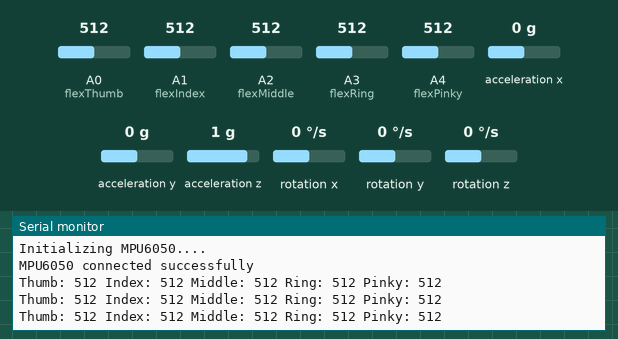
This sketch was run on a simulated Arduino Uno, built with avr-gcc and run on an emulated ATmega328P. On the bench: the last lines printed to the serial monitor. The test bench sets the inputs (shaded band); at power-on: A0 (flexThumb) = 512, A1 (flexIndex) = 512, A2 (flexMiddle) = 512, A3 (flexRing) = 512, A4 (flexPinky) = 512, acceleration x 0 g, acceleration y 0 g, acceleration z 1 g, rotation x 0 °/s, rotation y 0 °/s, rotation z 0 °/s.

Above: at 1.2 s.
1.3 s: A0 (flexThumb) set to 610
At 1.9 s:
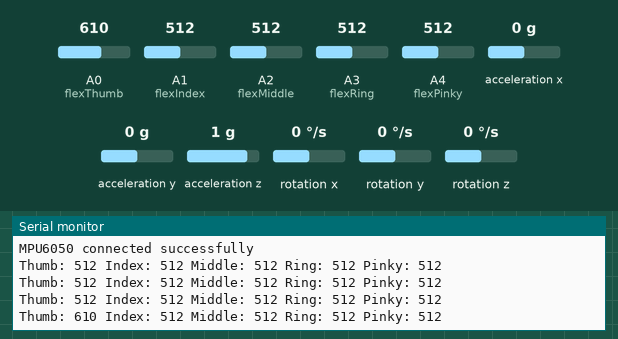
2.8 s: A1 (flexIndex) set to 610
At 3.5 s:
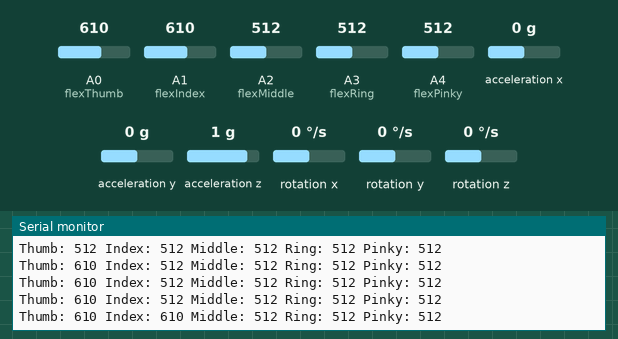
4.3 s: A2 (flexMiddle) set to 610
At 5.0 s:
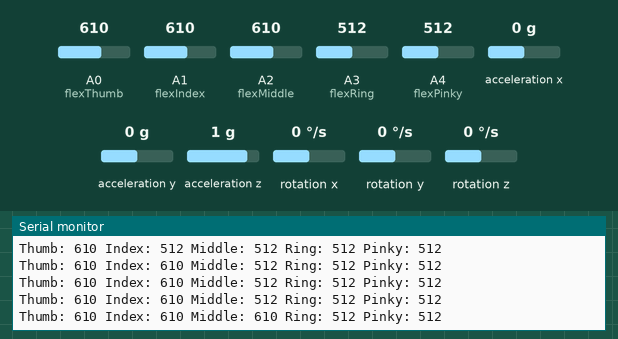
5.8 s: A3 (flexRing) set to 610
At 6.5 s:
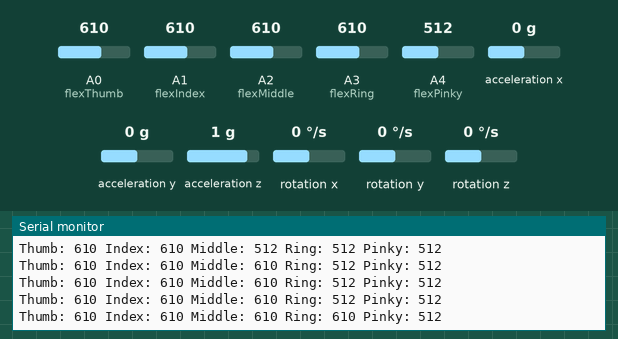
7.3 s: A4 (flexPinky) set to 610
At 7.9 s:
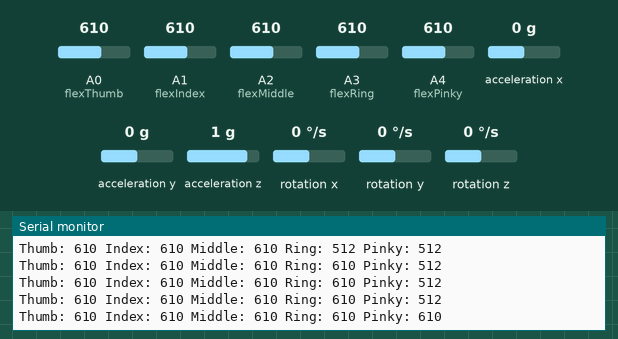
8.8 s: A0 (flexThumb) set to 590
At 9.5 s:
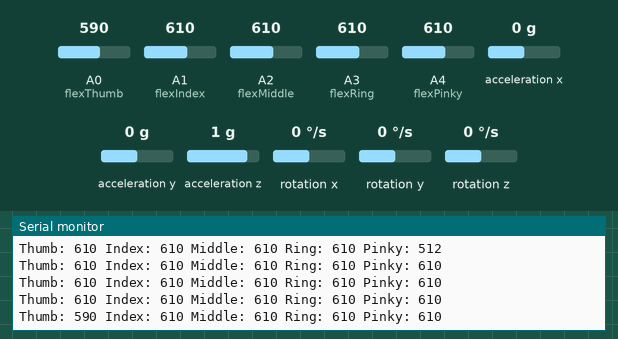
Timing chart, 0 to 11.3 s (numbered marks = the images above; inputs shaded):
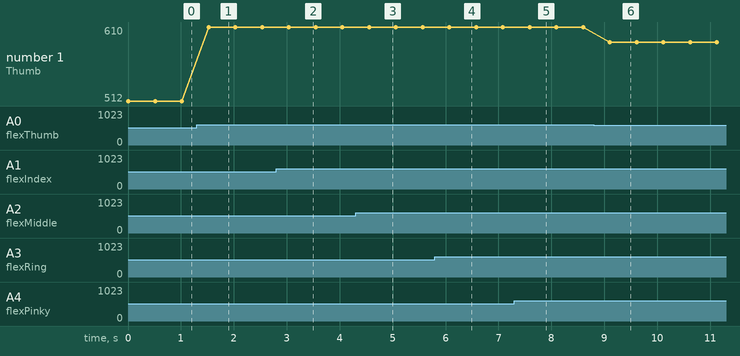

Measured:
- after the input at 1.3 s, the serial monitor: prints a new line after 0.22 s (image 1)
- after the input at 2.8 s, the serial monitor: prints a new line after 0.24 s (image 2)
- after the input at 4.3 s, the serial monitor: prints a new line after 0.25 s (image 3)
- after the input at 5.8 s, the serial monitor: prints a new line after 0.27 s (image 4)
- after the input at 7.3 s, the serial monitor: prints a new line after 0.29 s (image 5)
- after the input at 8.8 s, the serial monitor: prints a new line after 0.30 s (image 6)
- plotted number 1: 512 → 610 after the input at 1.3 s, 610 → 590 after the input at 8.8 s

The sketch:

FlexSensorData.ino
```cpp
#include <Wire.h>
#include <MPU6050.h>

MPU6050 mpu;

// Finger output pins
int flexThumb = A0; // Thumb
int flexIndex = A1; // Index
int flexMiddle = A2; // Middle
int flexRing = A3; // Ring
int flexPinky = A4; // Pinky

int flexThreshold = 600;

void setup(){
  Serial.begin(115200);
  Wire.begin();

  // Initialize MPU6050
  Serial.println("Initializing MPU6050....");
  mpu.initialize();
  if (mpu.testConnection()){
    Serial.println("MPU6050 connected successfully");
  } else {
    Serial.println("Failed to connect");
  }
}

void loop() {
    int16_t ax, ay, az;
    int16_t gx, gy, gz;
    mpu.getMotion6(&ax, &ay, &az, &gx, &gy, &gz);

    // Read flex sensor values
    int thumbValue = analogRead(flexThumb);
    int indexValue = analogRead(flexIndex);
    int middleValue = analogRead(flexMiddle);
    int ringValue = analogRead(flexRing);
    int pinkyValue = analogRead(flexPinky);

    // Print sensor values to Serial Monitor for debugging
    Serial.print("Thumb: "); Serial.print(thumbValue);
    Serial.print(" Index: "); Serial.print(indexValue);
    Serial.print(" Middle: "); Serial.print(middleValue);
    Serial.print(" Ring: "); Serial.print(ringValue);
    Serial.print(" Pinky: "); Serial.print(pinkyValue);
    Serial.println();

    delay(500); // Adjust delay as needed
}
```
